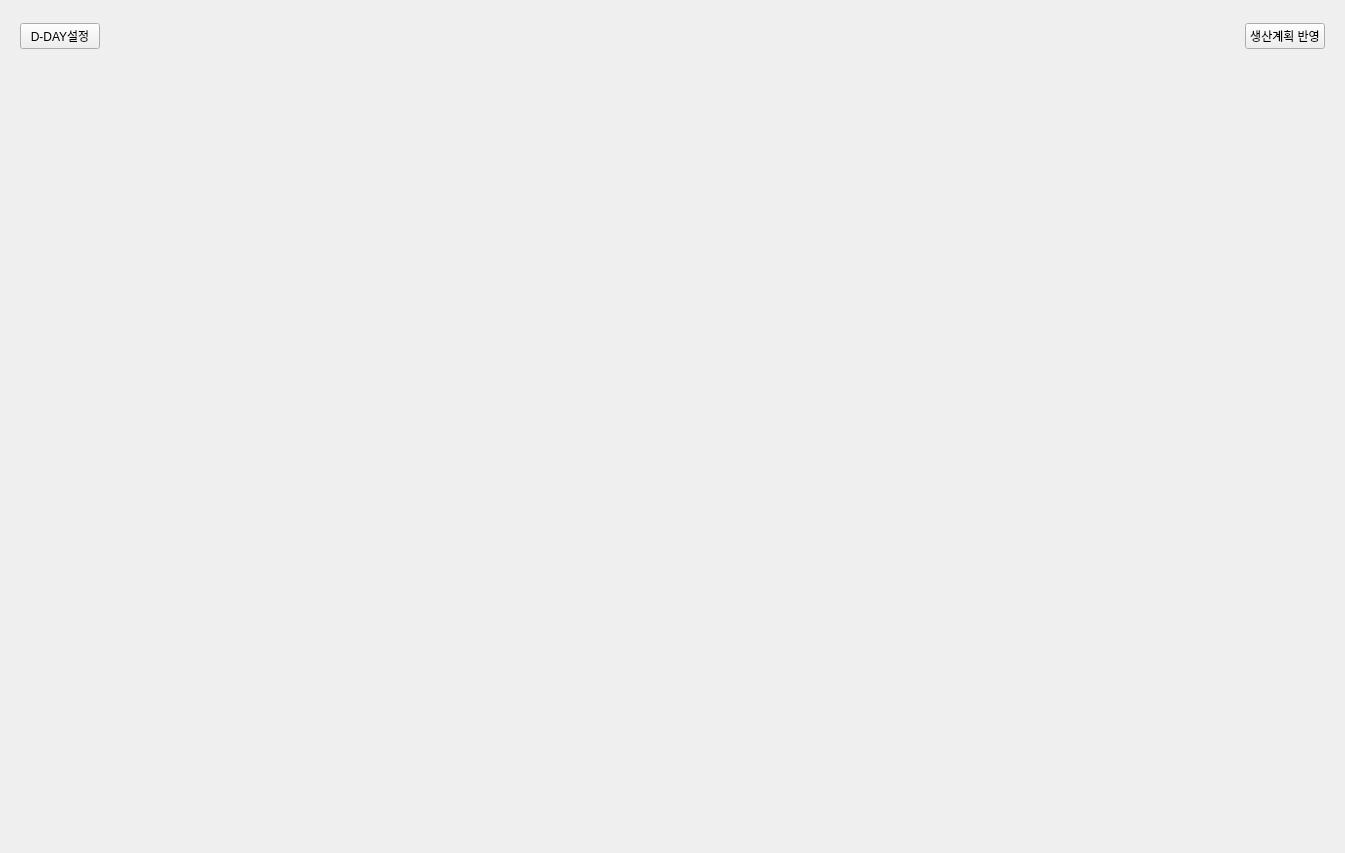
<?xml version="1.0" encoding="UTF-8"?>
<ui version="4.0">
 <class>Form</class>
 <widget class="QWidget" name="Form">
  <property name="geometry">
   <rect>
    <x>0</x>
    <y>0</y>
    <width>1345</width>
    <height>853</height>
   </rect>
  </property>
  <property name="windowTitle">
   <string>Form</string>
  </property>
  <layout class="QVBoxLayout" name="vLayout_main">
   <item>
    <widget class="Wid_Search_for" name="Wid_Search_for" native="true">
     <property name="sizePolicy">
      <sizepolicy hsizetype="Preferred" vsizetype="Fixed">
       <horstretch>0</horstretch>
       <verstretch>0</verstretch>
      </sizepolicy>
     </property>
    </widget>
   </item>
   <item>
    <widget class="Pagination_for_table" name="wid_pagination" native="true">
     <property name="sizePolicy">
      <sizepolicy hsizetype="Preferred" vsizetype="Fixed">
       <horstretch>0</horstretch>
       <verstretch>0</verstretch>
      </sizepolicy>
     </property>
    </widget>
   </item>
   <item>
    <widget class="QFrame" name="frame">
     <property name="sizePolicy">
      <sizepolicy hsizetype="Preferred" vsizetype="Fixed">
       <horstretch>0</horstretch>
       <verstretch>0</verstretch>
      </sizepolicy>
     </property>
     <property name="frameShape">
      <enum>QFrame::NoFrame</enum>
     </property>
     <property name="frameShadow">
      <enum>QFrame::Raised</enum>
     </property>
     <layout class="QHBoxLayout" name="horizontalLayout">
      <property name="topMargin">
       <number>0</number>
      </property>
      <property name="bottomMargin">
       <number>0</number>
      </property>
      <item>
       <widget class="QPushButton" name="PB_dday">
        <property name="text">
         <string>D-DAY설정</string>
        </property>
       </widget>
      </item>
      <item>
       <spacer name="horizontalSpacer">
        <property name="orientation">
         <enum>Qt::Horizontal</enum>
        </property>
        <property name="sizeHint" stdset="0">
         <size>
          <width>1220</width>
          <height>20</height>
         </size>
        </property>
       </spacer>
      </item>
      <item>
       <widget class="생산지시서_종류_Selector" name="wid_Jongru" native="true">
        <property name="sizePolicy">
         <sizepolicy hsizetype="Preferred" vsizetype="Fixed">
          <horstretch>0</horstretch>
          <verstretch>0</verstretch>
         </sizepolicy>
        </property>
       </widget>
      </item>
      <item>
       <widget class="QPushButton" name="PB_apply_plan">
        <property name="text">
         <string>생산계획 반영</string>
        </property>
       </widget>
      </item>
     </layout>
    </widget>
   </item>
   <item>
    <widget class="Wid_Table_for_생산관리_계획관리" name="Wid_Table" native="true"/>
   </item>
  </layout>
 </widget>
 <customwidgets>
  <customwidget>
   <class>Wid_Search_for</class>
   <extends>QWidget</extends>
   <header location="global">modules.PyQt.component.search.Wid_search_for</header>
   <container>1</container>
   <slots>
    <signal>singnal_search(dict)</signal>
   </slots>
  </customwidget>
  <customwidget>
   <class>Pagination_for_table</class>
   <extends>QWidget</extends>
   <header location="global">modules.PyQt.component.pagination_for_table</header>
   <container>1</container>
  </customwidget>
  <customwidget>
   <class>생산지시서_종류_Selector</class>
   <extends>QWidget</extends>
   <header>modules.PyQt.component.radio_btns_group</header>
   <container>1</container>
  </customwidget>
  <customwidget>
   <class>Wid_Table_for_생산관리_계획관리</class>
   <extends>QWidget</extends>
   <header>modules.PyQt.Tabs.생산관리.tables.생산관리_계획관리_Wid_Table</header>
   <container>1</container>
  </customwidget>
 </customwidgets>
 <resources/>
 <connections/>
</ui>
